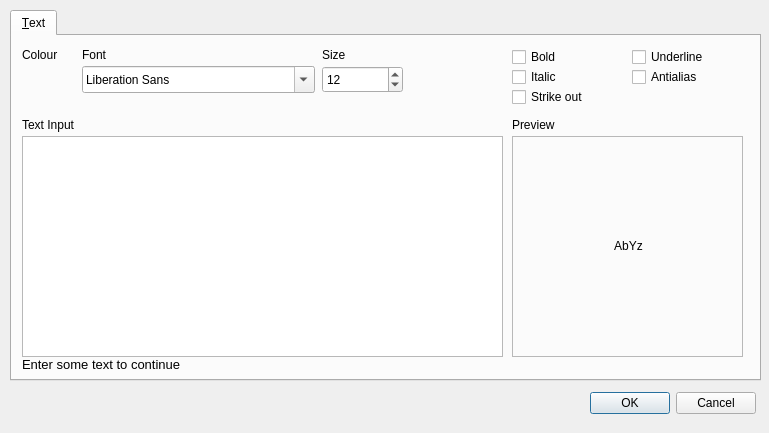
<?xml version="1.0" encoding="UTF-8"?>
<ui version="4.0">
 <class>textDialog</class>
 <widget class="QDialog" name="textDialog">
  <property name="geometry">
   <rect>
    <x>0</x>
    <y>0</y>
    <width>769</width>
    <height>433</height>
   </rect>
  </property>
  <property name="windowTitle">
   <string>Text</string>
  </property>
  <widget class="QTabWidget" name="tabWidget">
   <property name="enabled">
    <bool>true</bool>
   </property>
   <property name="geometry">
    <rect>
     <x>10</x>
     <y>10</y>
     <width>751</width>
     <height>371</height>
    </rect>
   </property>
   <property name="currentIndex">
    <number>0</number>
   </property>
   <widget class="QWidget" name="tab">
    <attribute name="title">
     <string>&amp;Text</string>
    </attribute>
    <widget class="QFontComboBox" name="fontComboBox">
     <property name="geometry">
      <rect>
       <x>70</x>
       <y>30</y>
       <width>233</width>
       <height>27</height>
      </rect>
     </property>
    </widget>
    <widget class="QLabel" name="label">
     <property name="geometry">
      <rect>
       <x>70</x>
       <y>10</y>
       <width>67</width>
       <height>17</height>
      </rect>
     </property>
     <property name="text">
      <string>Font</string>
     </property>
    </widget>
    <widget class="QLabel" name="label_2">
     <property name="geometry">
      <rect>
       <x>310</x>
       <y>10</y>
       <width>67</width>
       <height>17</height>
      </rect>
     </property>
     <property name="text">
      <string>Size</string>
     </property>
    </widget>
    <widget class="QSpinBox" name="fontSizeSpinner">
     <property name="geometry">
      <rect>
       <x>310</x>
       <y>30</y>
       <width>81</width>
       <height>27</height>
      </rect>
     </property>
     <property name="value">
      <number>12</number>
     </property>
    </widget>
    <widget class="QLabel" name="label_3">
     <property name="geometry">
      <rect>
       <x>10</x>
       <y>80</y>
       <width>67</width>
       <height>17</height>
      </rect>
     </property>
     <property name="text">
      <string>Text Input</string>
     </property>
    </widget>
    <widget class="QPlainTextEdit" name="plainTextEdit">
     <property name="geometry">
      <rect>
       <x>10</x>
       <y>100</y>
       <width>481</width>
       <height>221</height>
      </rect>
     </property>
    </widget>
    <widget class="QLabel" name="label_4">
     <property name="geometry">
      <rect>
       <x>500</x>
       <y>80</y>
       <width>67</width>
       <height>17</height>
      </rect>
     </property>
     <property name="text">
      <string>Preview</string>
     </property>
    </widget>
    <widget class="QFrame" name="frame">
     <property name="geometry">
      <rect>
       <x>500</x>
       <y>100</y>
       <width>231</width>
       <height>221</height>
      </rect>
     </property>
     <property name="frameShape">
      <enum>QFrame::StyledPanel</enum>
     </property>
     <property name="frameShadow">
      <enum>QFrame::Raised</enum>
     </property>
     <widget class="QLabel" name="textPreview">
      <property name="geometry">
       <rect>
        <x>6</x>
        <y>-1</y>
        <width>221</width>
        <height>221</height>
       </rect>
      </property>
      <property name="text">
       <string>AbYz</string>
      </property>
      <property name="alignment">
       <set>Qt::AlignCenter</set>
      </property>
     </widget>
    </widget>
    <widget class="QCheckBox" name="checkBoxBold">
     <property name="geometry">
      <rect>
       <x>500</x>
       <y>10</y>
       <width>97</width>
       <height>22</height>
      </rect>
     </property>
     <property name="text">
      <string>Bold</string>
     </property>
    </widget>
    <widget class="QCheckBox" name="checkBoxItalic">
     <property name="geometry">
      <rect>
       <x>500</x>
       <y>30</y>
       <width>97</width>
       <height>22</height>
      </rect>
     </property>
     <property name="text">
      <string>Italic</string>
     </property>
    </widget>
    <widget class="QCheckBox" name="checkBoxStrike">
     <property name="geometry">
      <rect>
       <x>500</x>
       <y>50</y>
       <width>97</width>
       <height>22</height>
      </rect>
     </property>
     <property name="text">
      <string>Strike out</string>
     </property>
    </widget>
    <widget class="QCheckBox" name="checkBoxUnderline">
     <property name="geometry">
      <rect>
       <x>620</x>
       <y>10</y>
       <width>97</width>
       <height>22</height>
      </rect>
     </property>
     <property name="text">
      <string>Underline</string>
     </property>
    </widget>
    <widget class="QLabel" name="label_5">
     <property name="geometry">
      <rect>
       <x>10</x>
       <y>10</y>
       <width>67</width>
       <height>17</height>
      </rect>
     </property>
     <property name="text">
      <string>Colour</string>
     </property>
    </widget>
    <widget class="QLabel" name="textColour">
     <property name="geometry">
      <rect>
       <x>10</x>
       <y>30</y>
       <width>51</width>
       <height>27</height>
      </rect>
     </property>
     <property name="autoFillBackground">
      <bool>false</bool>
     </property>
     <property name="text">
      <string/>
     </property>
    </widget>
    <widget class="QCheckBox" name="checkBoxAntialias">
     <property name="geometry">
      <rect>
       <x>620</x>
       <y>30</y>
       <width>96</width>
       <height>22</height>
      </rect>
     </property>
     <property name="text">
      <string>Antialias</string>
     </property>
    </widget>
    <widget class="QLabel" name="emptyWarning">
     <property name="geometry">
      <rect>
       <x>10</x>
       <y>320</y>
       <width>201</width>
       <height>17</height>
      </rect>
     </property>
     <property name="font">
      <font>
       <pointsize>10</pointsize>
       <weight>50</weight>
       <italic>false</italic>
       <bold>false</bold>
       <underline>false</underline>
       <kerning>true</kerning>
      </font>
     </property>
     <property name="text">
      <string>Enter some text to continue</string>
     </property>
    </widget>
    <widget class="QPushButton" name="alignleftButton">
     <property name="geometry">
      <rect>
       <x>400</x>
       <y>30</y>
       <width>24</width>
       <height>25</height>
      </rect>
     </property>
     <property name="text">
      <string/>
     </property>
     <property name="icon">
      <iconset resource="../../Icons.qrc">
       <normaloff>:/icons/assets/icons/aligntext_left.png</normaloff>:/icons/assets/icons/aligntext_left.png</iconset>
     </property>
     <property name="checkable">
      <bool>true</bool>
     </property>
     <property name="flat">
      <bool>true</bool>
     </property>
    </widget>
    <widget class="QPushButton" name="aligncenterButton">
     <property name="geometry">
      <rect>
       <x>430</x>
       <y>30</y>
       <width>24</width>
       <height>25</height>
      </rect>
     </property>
     <property name="text">
      <string/>
     </property>
     <property name="icon">
      <iconset resource="../../Icons.qrc">
       <normaloff>:/icons/assets/icons/aligntext_center.png</normaloff>:/icons/assets/icons/aligntext_center.png</iconset>
     </property>
     <property name="checkable">
      <bool>true</bool>
     </property>
     <property name="flat">
      <bool>true</bool>
     </property>
    </widget>
    <widget class="QPushButton" name="alignRightButton">
     <property name="geometry">
      <rect>
       <x>460</x>
       <y>30</y>
       <width>24</width>
       <height>25</height>
      </rect>
     </property>
     <property name="text">
      <string/>
     </property>
     <property name="icon">
      <iconset resource="../../Icons.qrc">
       <normaloff>:/icons/assets/icons/aligntext_right.png</normaloff>:/icons/assets/icons/aligntext_right.png</iconset>
     </property>
     <property name="checkable">
      <bool>true</bool>
     </property>
     <property name="flat">
      <bool>true</bool>
     </property>
    </widget>
   </widget>
  </widget>
  <widget class="QDialogButtonBox" name="buttonBoxtextDialog">
   <property name="geometry">
    <rect>
     <x>580</x>
     <y>390</y>
     <width>176</width>
     <height>27</height>
    </rect>
   </property>
   <property name="standardButtons">
    <set>QDialogButtonBox::Cancel|QDialogButtonBox::Ok</set>
   </property>
  </widget>
 </widget>
 <resources>
  <include location="../../Icons.qrc"/>
 </resources>
 <connections/>
</ui>
